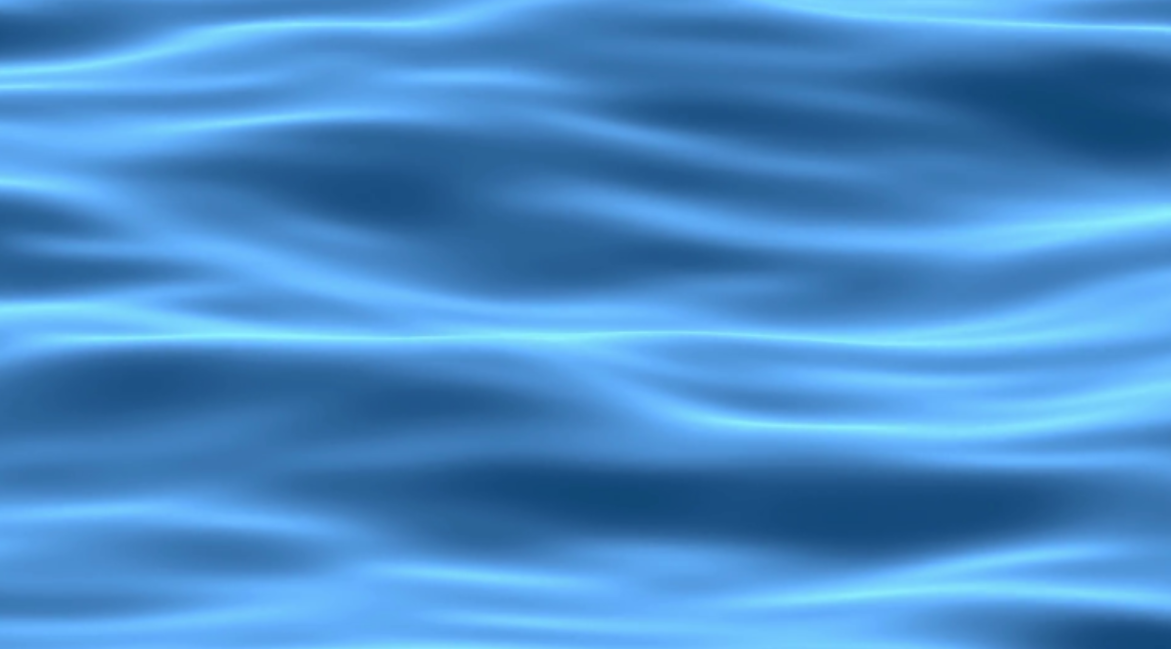
#> input picture images/waves.png, 1171 x 649 px
$ python compare_quantization_fixed_filter.py
#> lines starting #> are read from the running program, lines starting #| are printed output that depends on the picture
"""
Compare several quantization matrices with a fixed frequency filter.
"""
import numpy as np
import matplotlib.pyplot as plt
import math
import matplotlib.image as mpimg

def initialize_image(image_path):
#> called with image_path = '../images/waves.png'
    img = mpimg.imread(image_path)
#> img is the input picture: shape (649, 1171, 3) float32; mean R, G, B 0.288, 0.551, 0.79
    if len(img.shape) == 2 or img.shape[2] < 3:
        raise ValueError("The image must have three color channels (RGB).")
    if img.dtype != np.uint8:
        img = (img*255)
    else :
        img = (img/np.max(img))*255
    img = np.array(img, dtype=int)
    nrows, ncols, _ = img.shape
#> nrows = 649; ncols = 1171
    nrows -= nrows % 8
#> nrows = 648
    ncols -= ncols % 8
#> ncols = 1168
    img = img[:nrows, :ncols, :]
#> img: shape (648, 1168, 3) int64
    img = img - 128
    return img, nrows, ncols

def create_dct_matrix(n=8):
    P = np.zeros((n, n))
    for k in range(n):
        for i in range(n):
            if k == 0:
                P[k, i] = 1 / math.sqrt(n)
            else:
                P[k, i] = math.sqrt(2 / n) * math.cos((2 * i + 1) * k * math.pi / (2 * n))
    return P

def compress_by_filter_and_quantization(img, P, Q, cutoff, n=8):
    nrows, ncols, _ = img.shape
    compressed = np.zeros_like(img)
    for c in range(3):
        for i in range(0, nrows, n):
            for j in range(0, ncols, n):
                block = img[i:i+n, j:j+n, c]
                D = np.dot(P, np.dot(block, P.T))
                temp = np.zeros((n, n))
                for m in range(min(cutoff, n)):
                    for l in range(min(cutoff, n) - m):
                        temp[m, l] = D[m, l]
                compressed_block = np.round(temp / Q)
                compressed[i:i+n, j:j+n, c] = compressed_block
    return compressed

def decompress_by_quantization(compressed, P, Q, n=8):
    nrows, ncols, _ = compressed.shape
    decompressed = np.zeros_like(compressed)
    for c in range(3):
        for i in range(0, nrows, n):
            for j in range(0, ncols, n):
                block = compressed[i:i+n, j:j+n, c]
                D_tilde = block * Q
                M_tilde = np.dot(P.T, np.dot(D_tilde, P))
                decompressed[i:i+n, j:j+n, c] = M_tilde
    decompressed = np.clip(decompressed + 128, 0, 255)
    return decompressed

def calculate_compression_rate(compressed, nrows, ncols):
    number = np.count_nonzero(compressed)
    return 100 - (round(number / (nrows * ncols * 3) * 100))

def display_images(original, decompressed_images, compression_rates, Q, f_labels):
    plt.figure(figsize=(20, 10))

    # Original image
    plt.subplot(3, 2, 1)
    plt.title("Original image")
    plt.imshow(original + 128)

    # Decompressed images
    for idx, (decompressed, compression_rate) in enumerate(zip(decompressed_images, compression_rates)):
        plt.subplot(3, 2, idx + 2)
        plt.title(f"Compressed ({Q} | filter: {f_labels[idx]})")
        plt.imshow(decompressed)
        plt.text(0.50, -0.15, f"compression: {compression_rate}%", ha='center', va='center', transform=plt.gca().transAxes)
    plt.tight_layout()
    plt.show()


if __name__ == "__main__":
    image_path = "../images/waves.png"  # <- change this path to test another image
    img, nrows, ncols = initialize_image(image_path)
#> nrows = 648; ncols = 1168

    P = create_dct_matrix()

    Q = np.array([[16, 11, 10, 16, 24, 40, 51, 61],
                  [12, 12, 13, 19, 26, 58, 60, 55],
                  [14, 13, 16, 24, 40, 57, 69, 56],
                  [14, 17, 22, 29, 51, 87, 80, 62],
                  [18, 22, 37, 56, 68, 109, 103, 77],
                  [24, 35, 55, 64, 81, 104, 113, 92],
                  [49, 64, 78, 87, 103, 121, 120, 101],
                  [72, 92, 95, 98, 112, 100, 103, 99]])


    list_f = [8,6,4,2,1]
    f_labels = ["cutoff 8", "cutoff 6", "cutoff 4", "cutoff 2", "cutoff 1"]

    decompressed_images = []
    compression_rates = []

    for f in list_f:
        before = np.count_nonzero(img)
        compressed = compress_by_filter_and_quantization(img, P, Q, f)
        after = np.count_nonzero(compressed)
        difference_before_after = round((before-after)/(nrows*ncols))*100
        compression_rate = calculate_compression_rate(compressed, nrows, ncols)
        decompressed = decompress_by_quantization(compressed, P, Q)
        decompressed_images.append(decompressed)
        compression_rates.append(compression_rate)
        print("non-zero coefficients before:", before, "\n", "after:", after, "\n")
#> this loop made 5 passes
#> (after, number in calculate_compression_rate, compression_rate) on passes 1 to 5: (80350, 80350, 96), (80350, 80350, 96), (80248, 80248, 96), (72680, 72680, 97), (35122, 35122, 98)
#| non-zero coefficients before: 2258341
#|  after: 80350
#| non-zero coefficients before: 2258341
#|  after: 80350
#| non-zero coefficients before: 2258341
#|  after: 80248
#| non-zero coefficients before: 2258341
#|  after: 72680
#| non-zero coefficients before: 2258341
#|  after: 35122
#> pass 1, `compressed = compress_by_filter_and_quantization(img, P, Q, f)`:
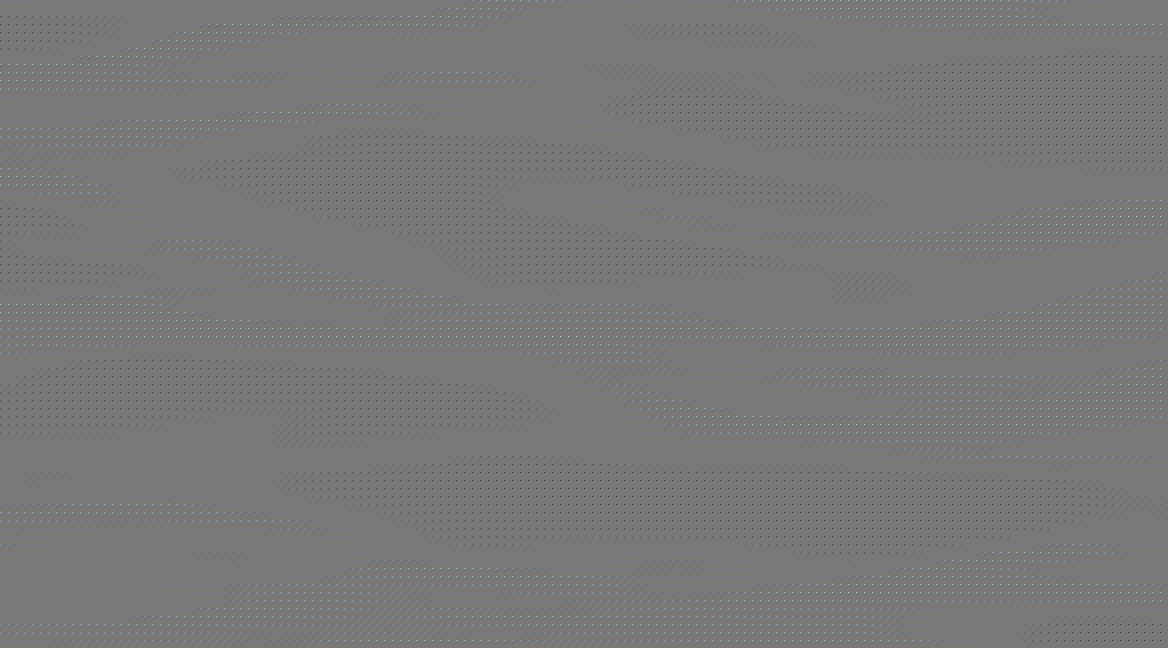
#> compressed: shape (648, 1168, 3) int64; mean R, G, B -0.4, 0.1, 0.6; drawn with min black and max white
#> after the loop, compression_rates = [96, 96, 96, 97, 98]; decompressed_images = 5 items
    display_images(img, decompressed_images, compression_rates, "Q", f_labels)
#> the loop in display_images, `for idx, (decompressed, compression_rate) in enumerate(zip(decompresse..` made 5 passes
#> compression_rate on passes 1 to 5: 96, 96, 96, 97, 98
#> in display_images, `plt.show()`:
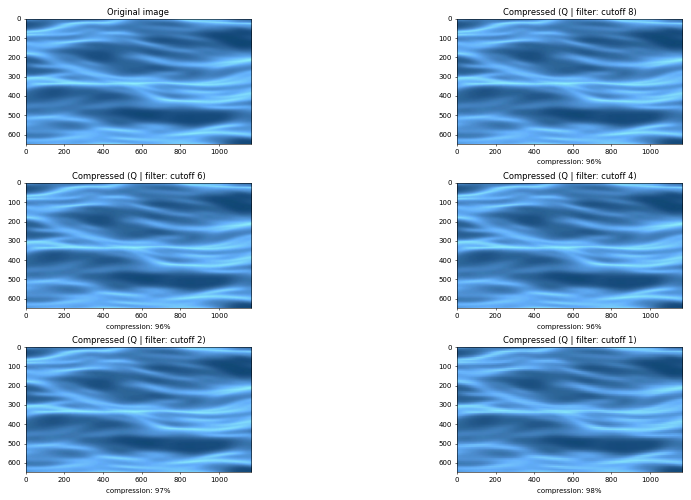
#> figure drawn by matplotlib, 6 panels

$ run again, with images/clover.png copied over images/waves.png
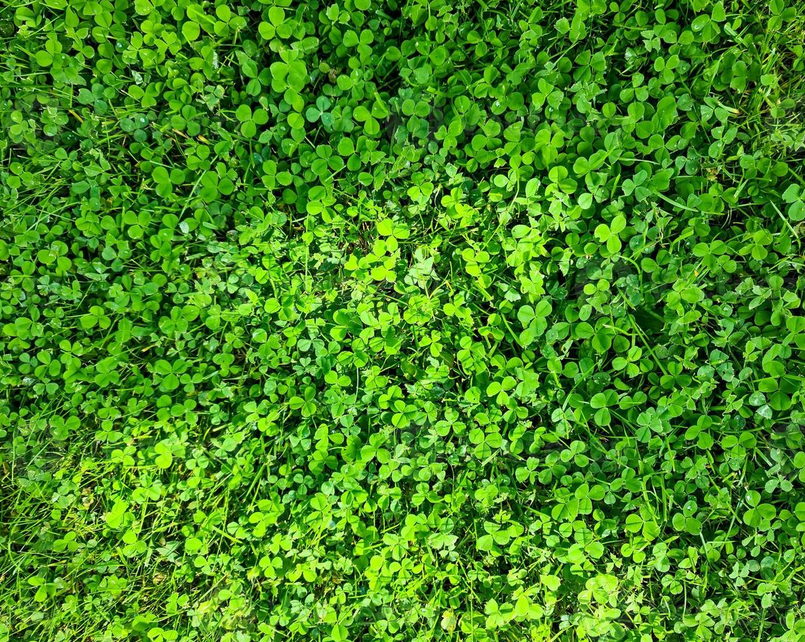
#> input picture images/clover.png, 805 x 642 px
#> in initialize_image, img is the input picture: shape (642, 805, 3) float32; mean R, G, B 0.284, 0.537, 0.124
#> in initialize_image, `img = img[:nrows, :ncols, :]`:
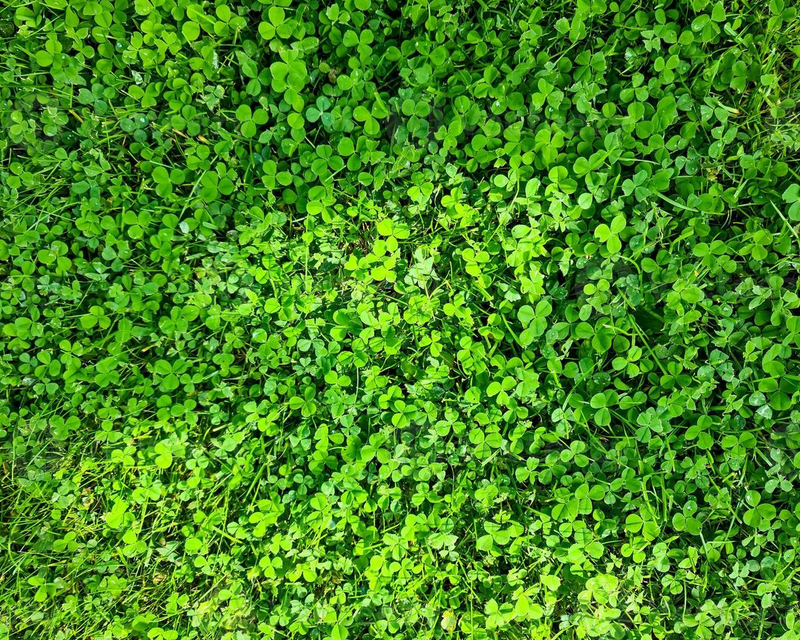
#> img: shape (640, 800, 3) int64; mean R, G, B 72.3, 137.1, 31.7
#> `img, nrows, ncols = initialize_image(image_path)`: nrows = 640; ncols = 800
#> the loop `for f in list_f:` made 5 passes
#> (after, difference_before_after, number in calculate_compression_rate, compression_rate) on passes 1 to 5: (499421, 200, 499421, 67), (404011, 200, 404011, 74), (218934, 300, 218934, 86), (69068, 300, 69068, 96), (23788, 300, 23788, 98)
#> (printed output is left out)
#> after the loop `for f in list_f:`: compression_rates = [67, 74, 86, 96, 98]; decompressed_images = 5 items
#> the loop in display_images, `for idx, (decompressed, compression_rate) in enumerate(zip(decompresse..` made 5 passes
#> compression_rate on passes 1 to 5: 67, 74, 86, 96, 98

$ run again, with images/salt_pepper_noisy.png copied over images/waves.png
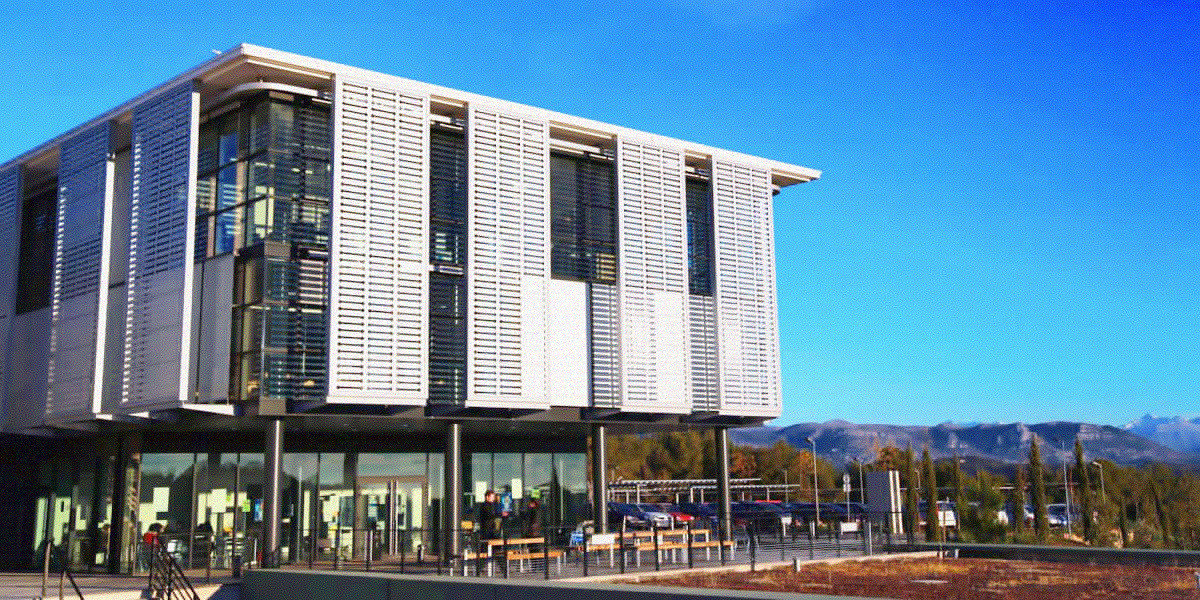
#> input picture images/salt_pepper_noisy.png, 1200 x 600 px
#> in initialize_image, img is the input picture: shape (600, 1200, 4) float32; mean R, G, B, A 0.38, 0.523, 0.632, 1
#> `img, nrows, ncols = initialize_image(image_path)`: nrows = 600; ncols = 1200
#> the loop `for f in list_f:` made 5 passes
#> (after, number in calculate_compression_rate, compression_rate) on passes 1 to 5: (297487, 297487, 86), (270667, 270667, 87), (182228, 182228, 92), (73396, 73396, 97), (33299, 33299, 98)
#> (printed output is left out)
#> pass 1, `compressed = compress_by_filter_and_quantization(img, P, Q, f)`:
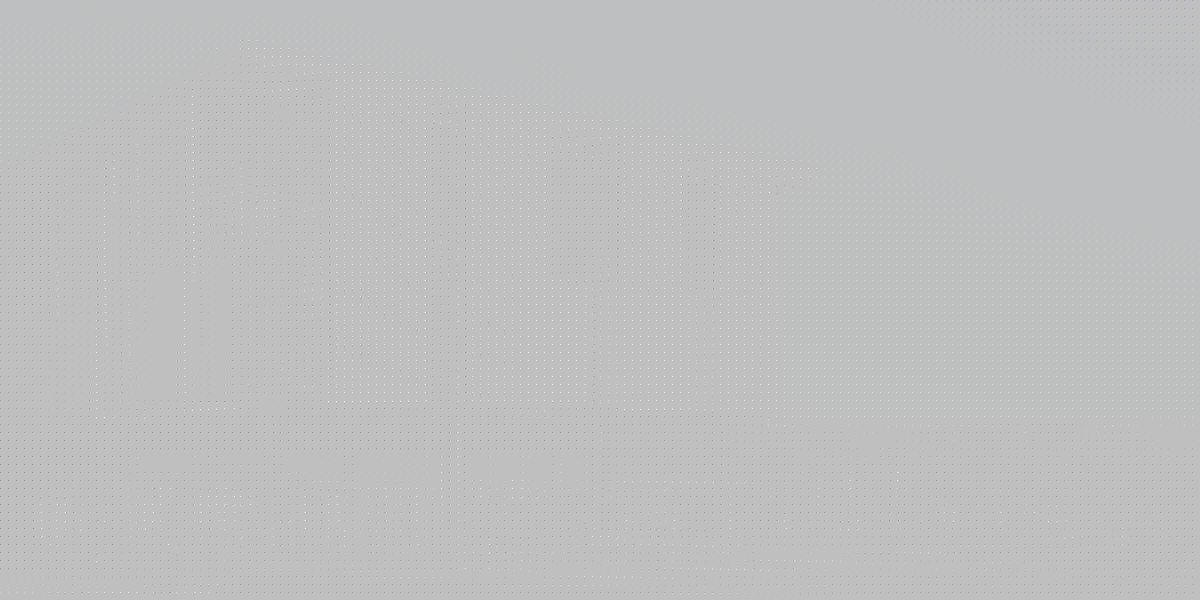
#> compressed: shape (600, 1200, 4) int64; mean R, G, B, A -0.2, 0, 0.3, 0; transparent parts drawn white
#> pass 1, `decompressed = decompress_by_quantization(compressed, P, Q)`:
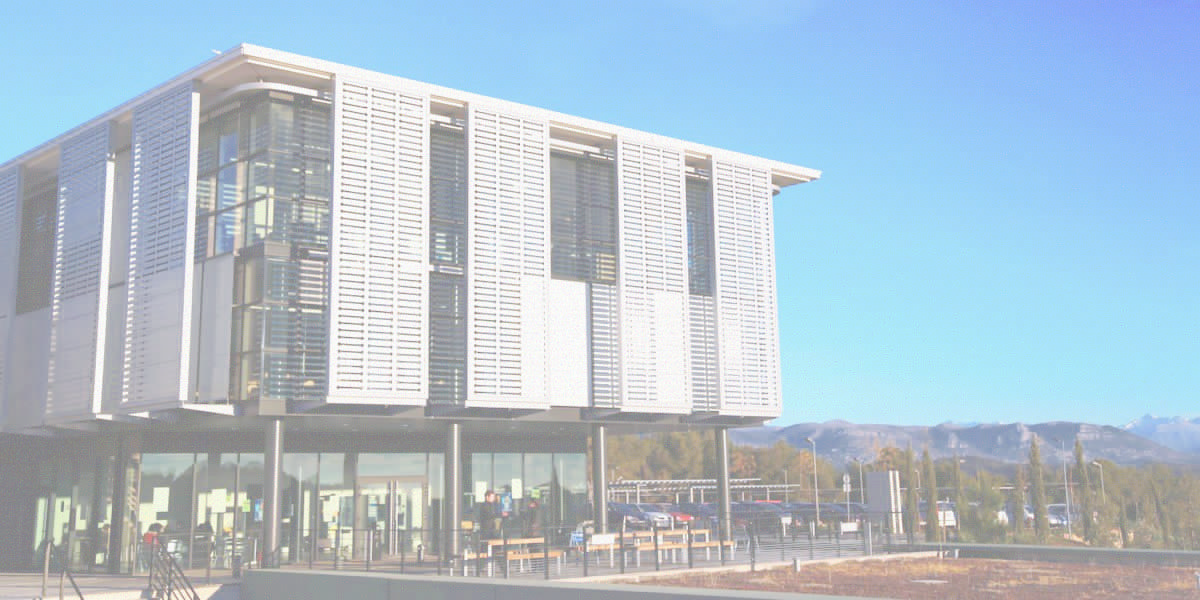
#> decompressed: shape (600, 1200, 4) int64; mean R, G, B, A 97.1, 133.2, 161, 128; transparent parts drawn white
#> after the loop `for f in list_f:`: compression_rates = [86, 87, 92, 97, 98]; decompressed_images = 5 items
#> the loop in display_images, `for idx, (decompressed, compression_rate) in enumerate(zip(decompresse..` made 5 passes
#> compression_rate on passes 1 to 5: 86, 87, 92, 97, 98
